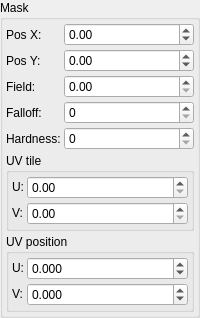
                   <widget class="GroupBox" name="SplattingMaskGroup">
                    <property name="title">
                     <string>Mask</string>
                    </property>
                    <layout class="QGridLayout" name="gridLayout_67">
                     <property name="leftMargin">
                      <number>3</number>
                     </property>
                     <property name="topMargin">
                      <number>3</number>
                     </property>
                     <property name="rightMargin">
                      <number>3</number>
                     </property>
                     <property name="bottomMargin">
                      <number>3</number>
                     </property>
                     <property name="spacing">
                      <number>3</number>
                     </property>
                     <item row="0" column="1">
                      <widget class="DoubleSpinBox" name="SplattingMaskPositionX">
                       <property name="minimum">
                        <double>-1000000.000000000000000</double>
                       </property>
                       <property name="maximum">
                        <double>1000000.000000000000000</double>
                       </property>
                       <property name="singleStep">
                        <double>1.000000000000000</double>
                       </property>
                      </widget>
                     </item>
                     <item row="0" column="0">
                      <widget class="QLabel" name="label_35">
                       <property name="sizePolicy">
                        <sizepolicy hsizetype="Fixed" vsizetype="Preferred">
                         <horstretch>0</horstretch>
                         <verstretch>0</verstretch>
                        </sizepolicy>
                       </property>
                       <property name="text">
                        <string>Pos X:</string>
                       </property>
                      </widget>
                     </item>
                     <item row="1" column="0">
                      <widget class="QLabel" name="label_36">
                       <property name="sizePolicy">
                        <sizepolicy hsizetype="Fixed" vsizetype="Preferred">
                         <horstretch>0</horstretch>
                         <verstretch>0</verstretch>
                        </sizepolicy>
                       </property>
                       <property name="text">
                        <string>Pos Y:</string>
                       </property>
                      </widget>
                     </item>
                     <item row="3" column="1">
                      <widget class="DoubleSpinBox" name="SplattingMaskFalloff">
                       <property name="decimals">
                        <number>0</number>
                       </property>
                       <property name="minimum">
                        <double>0.000000000000000</double>
                       </property>
                       <property name="maximum">
                        <double>100.000000000000000</double>
                       </property>
                       <property name="singleStep">
                        <double>1.000000000000000</double>
                       </property>
                      </widget>
                     </item>
                     <item row="2" column="0">
                      <widget class="QLabel" name="label_37">
                       <property name="sizePolicy">
                        <sizepolicy hsizetype="Fixed" vsizetype="Preferred">
                         <horstretch>0</horstretch>
                         <verstretch>0</verstretch>
                        </sizepolicy>
                       </property>
                       <property name="text">
                        <string>Field:</string>
                       </property>
                      </widget>
                     </item>
                     <item row="2" column="1">
                      <widget class="DoubleSpinBox" name="SplattingMaskField">
                       <property name="minimum">
                        <double>0.000000000000000</double>
                       </property>
                       <property name="maximum">
                        <double>1000000.000000000000000</double>
                       </property>
                       <property name="singleStep">
                        <double>1.000000000000000</double>
                       </property>
                      </widget>
                     </item>
                     <item row="7" column="0" colspan="2">
                      <widget class="GroupBox" name="groupBox_36">
                       <property name="enabled">
                        <bool>true</bool>
                       </property>
                       <property name="title">
                        <string>UV tile</string>
                       </property>
                       <layout class="QGridLayout" name="gridLayout_50">
                        <property name="leftMargin">
                         <number>3</number>
                        </property>
                        <property name="topMargin">
                         <number>3</number>
                        </property>
                        <property name="rightMargin">
                         <number>3</number>
                        </property>
                        <property name="bottomMargin">
                         <number>3</number>
                        </property>
                        <property name="spacing">
                         <number>3</number>
                        </property>
                        <item row="0" column="1">
                         <widget class="DoubleSpinBox" name="SplattingMaskTileU">
                          <property name="decimals">
                           <number>2</number>
                          </property>
                          <property name="minimum">
                           <double>0.000000000000000</double>
                          </property>
                          <property name="maximum">
                           <double>1000000.000000000000000</double>
                          </property>
                          <property name="singleStep">
                           <double>1.000000000000000</double>
                          </property>
                         </widget>
                        </item>
                        <item row="0" column="0">
                         <widget class="QLabel" name="label_33">
                          <property name="sizePolicy">
                           <sizepolicy hsizetype="Fixed" vsizetype="Fixed">
                            <horstretch>0</horstretch>
                            <verstretch>0</verstretch>
                           </sizepolicy>
                          </property>
                          <property name="text">
                           <string>U:</string>
                          </property>
                         </widget>
                        </item>
                        <item row="1" column="0">
                         <widget class="QLabel" name="label_34">
                          <property name="sizePolicy">
                           <sizepolicy hsizetype="Fixed" vsizetype="Fixed">
                            <horstretch>0</horstretch>
                            <verstretch>0</verstretch>
                           </sizepolicy>
                          </property>
                          <property name="text">
                           <string>V:</string>
                          </property>
                         </widget>
                        </item>
                        <item row="1" column="1">
                         <widget class="DoubleSpinBox" name="SplattingMaskTileV">
                          <property name="decimals">
                           <number>2</number>
                          </property>
                          <property name="minimum">
                           <double>0.000000000000000</double>
                          </property>
                          <property name="maximum">
                           <double>1000000.000000000000000</double>
                          </property>
                          <property name="singleStep">
                           <double>0.001000000000000</double>
                          </property>
                         </widget>
                        </item>
                       </layout>
                      </widget>
                     </item>
                     <item row="8" column="0" colspan="2">
                      <widget class="GroupBox" name="groupBox_35">
                       <property name="enabled">
                        <bool>true</bool>
                       </property>
                       <property name="title">
                        <string>UV position</string>
                       </property>
                       <layout class="QGridLayout" name="gridLayout_49">
                        <property name="leftMargin">
                         <number>3</number>
                        </property>
                        <property name="topMargin">
                         <number>3</number>
                        </property>
                        <property name="rightMargin">
                         <number>3</number>
                        </property>
                        <property name="bottomMargin">
                         <number>3</number>
                        </property>
                        <property name="spacing">
                         <number>3</number>
                        </property>
                        <item row="1" column="0">
                         <widget class="QLabel" name="label_32">
                          <property name="sizePolicy">
                           <sizepolicy hsizetype="Fixed" vsizetype="Fixed">
                            <horstretch>0</horstretch>
                            <verstretch>0</verstretch>
                           </sizepolicy>
                          </property>
                          <property name="text">
                           <string>V:</string>
                          </property>
                         </widget>
                        </item>
                        <item row="0" column="0">
                         <widget class="QLabel" name="label_31">
                          <property name="sizePolicy">
                           <sizepolicy hsizetype="Fixed" vsizetype="Fixed">
                            <horstretch>0</horstretch>
                            <verstretch>0</verstretch>
                           </sizepolicy>
                          </property>
                          <property name="text">
                           <string>U:</string>
                          </property>
                         </widget>
                        </item>
                        <item row="0" column="1">
                         <widget class="DoubleSpinBox" name="SplattingMaskPositionU">
                          <property name="decimals">
                           <number>3</number>
                          </property>
                          <property name="minimum">
                           <double>-1.000000000000000</double>
                          </property>
                          <property name="maximum">
                           <double>1.000000000000000</double>
                          </property>
                          <property name="singleStep">
                           <double>0.001000000000000</double>
                          </property>
                         </widget>
                        </item>
                        <item row="1" column="1">
                         <widget class="DoubleSpinBox" name="SplattingMaskPositionV">
                          <property name="decimals">
                           <number>3</number>
                          </property>
                          <property name="minimum">
                           <double>-1.000000000000000</double>
                          </property>
                          <property name="maximum">
                           <double>1.000000000000000</double>
                          </property>
                          <property name="singleStep">
                           <double>0.001000000000000</double>
                          </property>
                          <property name="value">
                           <double>0.000000000000000</double>
                          </property>
                         </widget>
                        </item>
                       </layout>
                      </widget>
                     </item>
                     <item row="1" column="1">
                      <widget class="DoubleSpinBox" name="SplattingMaskPositionY">
                       <property name="minimum">
                        <double>-1000000.000000000000000</double>
                       </property>
                       <property name="maximum">
                        <double>1000000.000000000000000</double>
                       </property>
                       <property name="singleStep">
                        <double>1.000000000000000</double>
                       </property>
                      </widget>
                     </item>
                     <item row="3" column="0">
                      <widget class="QLabel" name="label_38">
                       <property name="sizePolicy">
                        <sizepolicy hsizetype="Fixed" vsizetype="Preferred">
                         <horstretch>0</horstretch>
                         <verstretch>0</verstretch>
                        </sizepolicy>
                       </property>
                       <property name="text">
                        <string>Falloff:</string>
                       </property>
                      </widget>
                     </item>
                     <item row="4" column="1">
                      <widget class="DoubleSpinBox" name="SplattingMaskHardness">
                       <property name="decimals">
                        <number>0</number>
                       </property>
                       <property name="minimum">
                        <double>0.000000000000000</double>
                       </property>
                       <property name="maximum">
                        <double>100.000000000000000</double>
                       </property>
                       <property name="singleStep">
                        <double>1.000000000000000</double>
                       </property>
                       <property name="value">
                        <double>0.000000000000000</double>
                       </property>
                      </widget>
                     </item>
                     <item row="4" column="0">
                      <widget class="QLabel" name="label_39">
                       <property name="sizePolicy">
                        <sizepolicy hsizetype="Fixed" vsizetype="Preferred">
                         <horstretch>0</horstretch>
                         <verstretch>0</verstretch>
                        </sizepolicy>
                       </property>
                       <property name="text">
                        <string>Hardness:</string>
                       </property>
                      </widget>
                     </item>
                    </layout>
                   </widget>
